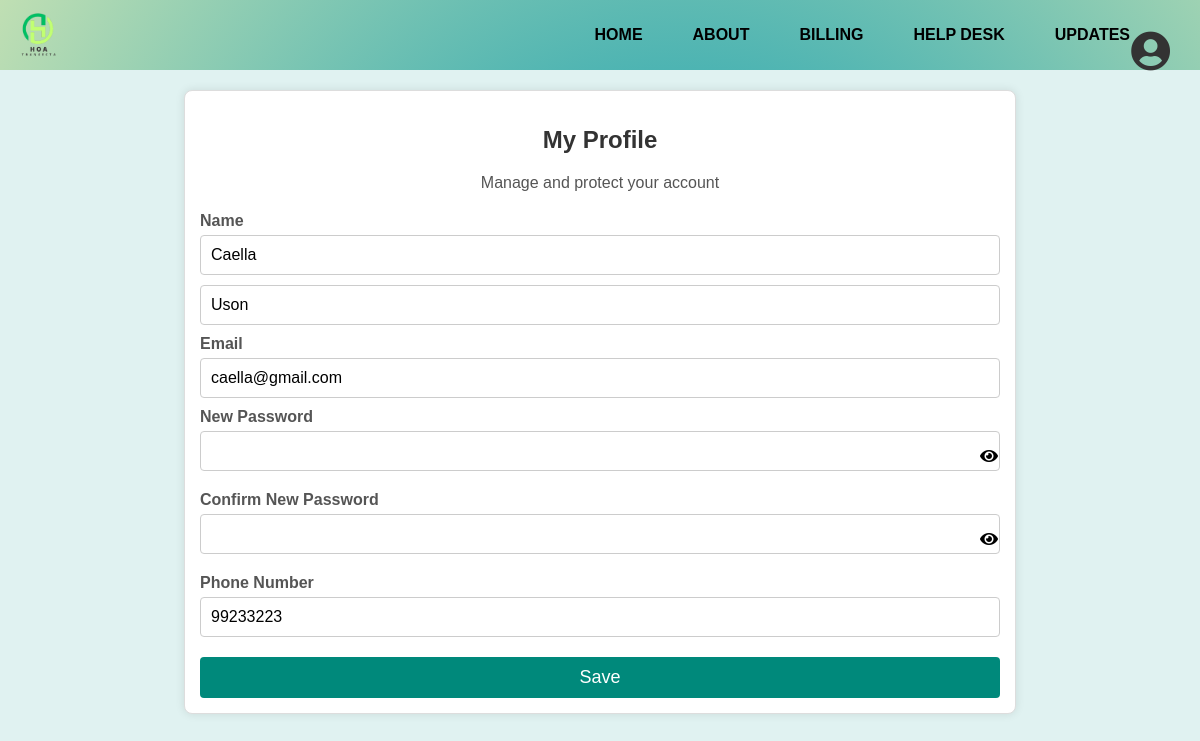
/elements/profile.php (signed in), run on the app's committed database.
### tables this page shows
CREATE TABLE `users` (
  `user_id` int(11) NOT NULL,
  `first_name` varchar(50) NOT NULL,
  `last_name` varchar(50) NOT NULL,
  `email` varchar(100) NOT NULL,
  `password` varchar(255) NOT NULL,
  `phone` varchar(20) DEFAULT NULL,
  `registration_date` datetime DEFAULT current_timestamp(),
  `is_deleted` tinyint(1) NOT NULL DEFAULT 0
);

### elements/profile.php (the view, shortened to what this page needs)
<?php
$host = "localhost";
$db_name = "usersidedb";
$username = "root";
$password = "";
try {
    $connection = new PDO("mysql:host=$host;dbname=$db_name", $username, $password);
    $connection->setAttribute(PDO::ATTR_ERRMODE, PDO::ERRMODE_EXCEPTION);
    $stmt = $connection->prepare("SELECT user_id, first_name, last_name, email, phone FROM users WHERE user_id = ?");
    $stmt->execute([$_SESSION['user_id']]);
    $user = $stmt->fetch(PDO::FETCH_ASSOC);
} catch (PDOException $e) {
    die("Connection failed: " . $e->getMessage());
}
?>
<!DOCTYPE html>
<html lang="en">
<head>
<link rel="stylesheet" href="dashboardstyle.css">
<link rel="stylesheet" href="https://cdnjs.cloudflare.com/ajax/libs/font-awesome/5.15.1/css/all.min.css">
<link rel="stylesheet" href="https://cdnjs.cloudflare.com/ajax/libs/font-awesome/5.15.3/css/all.min.css">
</head>
<body>
<header>
<div class="profile-menu">
    <button class="profile-button">
        <i class="fas fa-user-circle"></i>
    </button>
</div>
    <img src="imgs/logo.png" alt="HOA Transecta Logo" class="logo">
    <nav>
        <ul>
            <li><a href="user_dashboard.php">HOME</a></li>
            <li><a href="about.php">ABOUT</a></li>
            <li><a href="billing.php">BILLING</a></li>
            <li><a href="help.php">HELP DESK</a></li>
            <li><a href="updates.php">UPDATES</a></li>
        </ul>
    </nav>
</header>
<div class="container">
    <div class="profile">
        <h2>My Profile</h2>
        <p>Manage and protect your account</p>
    <form method="post">
    <label for="name">Name</label>
    <input type="text" id="name" name="first_name" class="form-control" value="<?php echo htmlspecialchars($user['first_name']); ?>">
    <input type="text" id="name" name="last_name" class="form-control" value="<?php echo htmlspecialchars($user['last_name']); ?>">
    <label for="email">Email</label>
    <input type="email" id="email" name="email" class="form-control" value="<?php echo htmlspecialchars($user['email']); ?>">
    <label for="password">New Password</label>
<div class="password-container">
    <input type="password" id="password" name="password" class="form-control">
    <i class="fas fa-eye toggle-password" onclick="togglePasswordVisibility('password')"></i>
</div>
<label for="confirm_password">Confirm New Password</label>
<div class="password-container">
    <input type="password" id="confirm_password" name="confirm_password" class="form-control">
    <i class="fas fa-eye toggle-password" onclick="togglePasswordVisibility('confirm_password')"></i>
</div>
    <label for="phone">Phone Number</label>
    <input type="tel" id="phone" name="phone" class="form-control" value="<?php echo htmlspecialchars($user['phone']); ?>">
    <button type="submit" class="save-btn">Save</button>
</form>
    </div>
</div>
</body>
</html>

### elements/dashboardstyle.css (style rules this page uses)
body, html { margin: 0; padding: 0; font-family: Arial, sans-serif; }
header { display: flex; justify-content: space-between; align-items: center; background-image: url(imgs/bg.png); padding: 10px 20px; }
.logo { height: 50px; margin-right: 20px; }
nav ul { list-style: none; display: flex; padding: 0; margin: 0; }
nav ul li a { text-decoration: none; color: white; font-weight: bold; }
header { display: flex; justify-content: space-between; align-items: center; background-color: #004d40; padding: 10px 20px; }
.logo { height: 50px; }
nav ul { list-style: none; margin: 0; padding: 0; }
nav ul li { display: inline; margin-right: 50px; }
nav ul li a { text-decoration: none; color: black; font-weight: bold; }
.profile-menu { position: fixed; top: 10px; right: 10px; display: inline-block; }
.profile-button { background: transparent; border: none; cursor: pointer; font-size: 40px; color: #333; }
.password-container { position: relative; display: flex; align-items: center; }
.password-container .form-control { flex-grow: 0; }
.toggle-password { margin-left: -30px; cursor: pointer; padding-left: 10px; }
body, html { background-color: #e0f2f1; font-family: Arial, sans-serif; }
label { display: block; margin-bottom: 5px; color: #555; }
input[type="text"], input[type="email"], input[type="tel"], input[type="number"], select { width: 100%; padding: 10px; margin-bottom: 10px; border: 1px solid #ccc; border-radius: 4px; }
button { background-color: #00897b; color: white; padding: 10px 20px; border: none; border-radius: 4px; cursor: pointer; margin-top: 10px; }

### elements/profile.php (style rules this page uses)
body, html { background-color: #e0f2f1; margin: 0; padding: 0; font-family: Arial, sans-serif; }
.container { max-width: 800px; margin: 20px auto; background: #ffffff; border: 1px solid #ddd; padding: 15px; border-radius: 8px; box-shadow: 0 0 10px rgba(0, 0, 0, 0.1); }
.profile h2 { font-size: 24px; color: #333; text-align: center; margin-bottom: 20px; }
.profile p { font-size: 16px; color: #555; text-align: center; margin-bottom: 20px; }
.profile label { font-weight: bold; color: #555; display: block; margin-top: 10px; }
.profile .form-control { display: block; width: calc(100% - 22px); padding: 10px; margin-bottom: 10px; border-radius: 4px; border: 1px solid #ccc; font-size: 16px; }
.profile .save-btn { background: #00897b; color: white; padding: 10px 20px; border: none; border-radius: 4px; cursor: pointer; display: block; width: 100%; margin-top: 20px; font-size: 18px; }

### data on the page
users: first_name "Caella", last_name "Uson", email "caella@gmail.com", phone "99233223"
